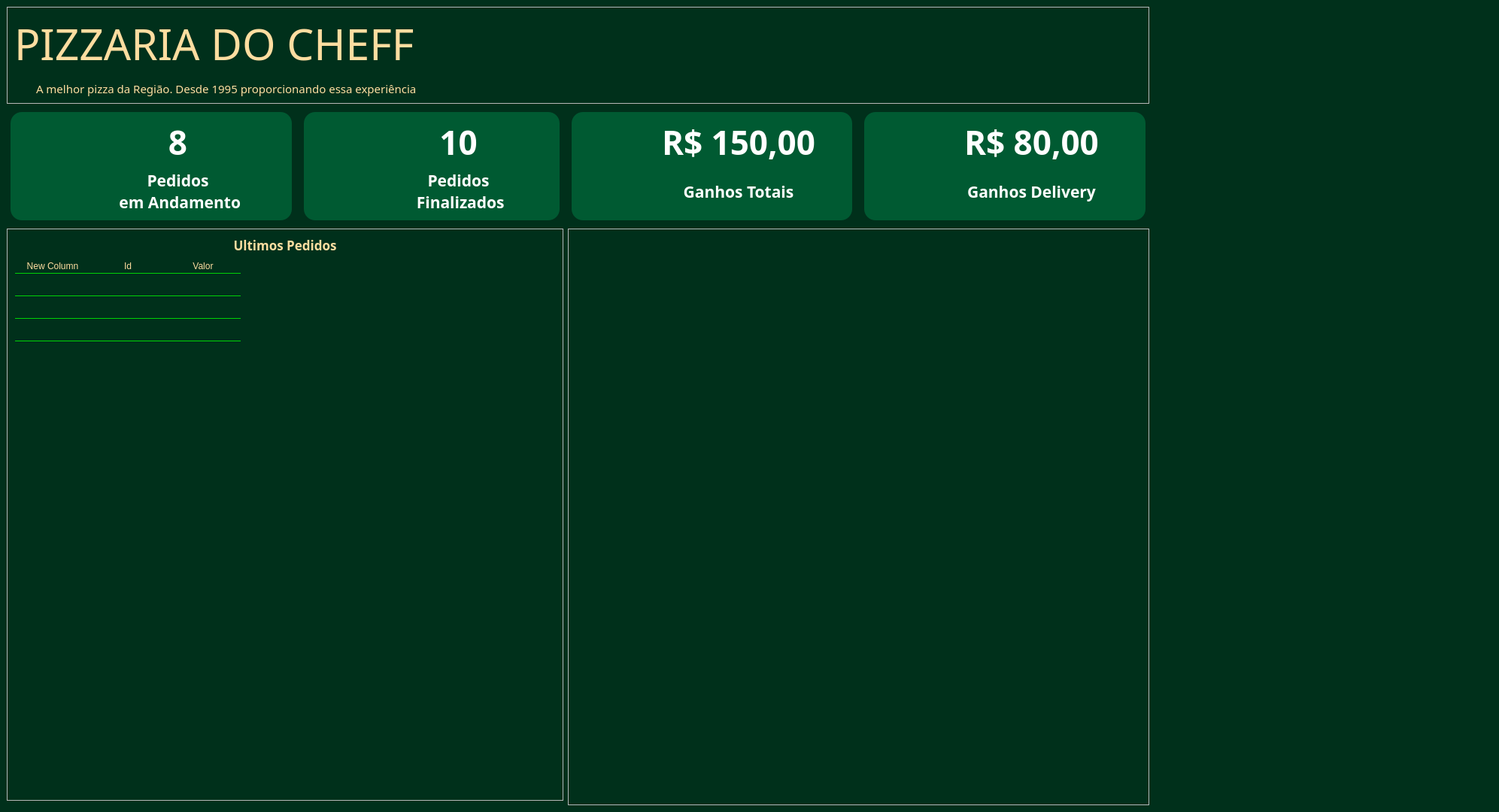
<?xml version="1.0" encoding="UTF-8"?>
<ui version="4.0">
 <class>MainWindow</class>
 <widget class="QMainWindow" name="MainWindow">
  <property name="geometry">
   <rect>
    <x>0</x>
    <y>0</y>
    <width>1993</width>
    <height>1080</height>
   </rect>
  </property>
  <property name="font">
   <font>
    <family>MS Sans Serif</family>
   </font>
  </property>
  <property name="windowTitle">
   <string>MainWindow</string>
  </property>
  <property name="styleSheet">
   <string notr="true">QWidget#centralwidget{
	background-color: rgb(0, 48, 27);
}

QWidget#frame, QWidget#frame_2, QWidget#frame_3, QWidget#frame_4 {
background-color: rgba(0, 156, 86,100);
margin: 5px;
border-radius:15px;
max-height: 250

}

QTableWidget::item {
    border-top: 1px solid rgba(0, 255, 0,200);
}

QHeaderView::section:horizontal { 
    border: none;
	color: rgb(255, 221, 160);
	background-color: rgba(53, 117, 255 ,0);
}</string>
  </property>
  <widget class="QWidget" name="centralwidget">
   <layout class="QGridLayout" name="gridLayout">
    <item row="2" column="0">
     <widget class="QFrame" name="frame">
      <property name="styleSheet">
       <string notr="true"/>
      </property>
      <property name="frameShape">
       <enum>QFrame::StyledPanel</enum>
      </property>
      <property name="frameShadow">
       <enum>QFrame::Raised</enum>
      </property>
      <layout class="QGridLayout" name="gridLayout_2">
       <item row="0" column="0" rowspan="2">
        <widget class="QLabel" name="label_3">
         <property name="minimumSize">
          <size>
           <width>65</width>
           <height>65</height>
          </size>
         </property>
         <property name="maximumSize">
          <size>
           <width>65</width>
           <height>65</height>
          </size>
         </property>
         <property name="styleSheet">
          <string notr="true">border-image: url(:/prefixo/images/emAberto.png);</string>
         </property>
         <property name="text">
          <string/>
         </property>
        </widget>
       </item>
       <item row="0" column="1">
        <widget class="QLabel" name="label_4">
         <property name="font">
          <font>
           <family>MS PGothic</family>
           <pointsize>33</pointsize>
           <weight>75</weight>
           <bold>true</bold>
          </font>
         </property>
         <property name="styleSheet">
          <string notr="true">color: rgb(255, 255, 255);
border: none</string>
         </property>
         <property name="text">
          <string>8</string>
         </property>
         <property name="alignment">
          <set>Qt::AlignBottom|Qt::AlignHCenter</set>
         </property>
        </widget>
       </item>
       <item row="1" column="1">
        <widget class="QLabel" name="label_5">
         <property name="font">
          <font>
           <family>Tempus Sans ITC</family>
           <pointsize>16</pointsize>
           <weight>75</weight>
           <bold>true</bold>
          </font>
         </property>
         <property name="styleSheet">
          <string notr="true">color: rgb(255, 255, 255);
border: none</string>
         </property>
         <property name="text">
          <string>Pedidos 
 em Andamento</string>
         </property>
         <property name="alignment">
          <set>Qt::AlignCenter</set>
         </property>
        </widget>
       </item>
      </layout>
     </widget>
    </item>
    <item row="2" column="3">
     <widget class="QFrame" name="frame_4">
      <property name="frameShape">
       <enum>QFrame::StyledPanel</enum>
      </property>
      <property name="frameShadow">
       <enum>QFrame::Raised</enum>
      </property>
      <layout class="QGridLayout" name="gridLayout_5">
       <item row="1" column="1">
        <widget class="QLabel" name="label_13">
         <property name="font">
          <font>
           <family>Tempus Sans ITC</family>
           <pointsize>16</pointsize>
           <weight>75</weight>
           <bold>true</bold>
          </font>
         </property>
         <property name="styleSheet">
          <string notr="true">
color: rgb(255, 255, 255);</string>
         </property>
         <property name="text">
          <string>Ganhos Delivery</string>
         </property>
         <property name="alignment">
          <set>Qt::AlignCenter</set>
         </property>
        </widget>
       </item>
       <item row="0" column="1">
        <widget class="QLabel" name="label_12">
         <property name="font">
          <font>
           <family>MS PGothic</family>
           <pointsize>33</pointsize>
           <weight>75</weight>
           <bold>true</bold>
          </font>
         </property>
         <property name="styleSheet">
          <string notr="true">
color: rgb(255, 255, 255);</string>
         </property>
         <property name="text">
          <string>R$ 80,00</string>
         </property>
         <property name="alignment">
          <set>Qt::AlignBottom|Qt::AlignHCenter</set>
         </property>
        </widget>
       </item>
       <item row="0" column="0" rowspan="2">
        <widget class="QLabel" name="label_14">
         <property name="maximumSize">
          <size>
           <width>65</width>
           <height>65</height>
          </size>
         </property>
         <property name="styleSheet">
          <string notr="true">border-image: url(:/prefixo/images/delivery.png);</string>
         </property>
         <property name="text">
          <string/>
         </property>
        </widget>
       </item>
      </layout>
     </widget>
    </item>
    <item row="1" column="0" colspan="4">
     <widget class="QFrame" name="frame_5">
      <property name="maximumSize">
       <size>
        <width>16777215</width>
        <height>250</height>
       </size>
      </property>
      <property name="frameShape">
       <enum>QFrame::StyledPanel</enum>
      </property>
      <property name="frameShadow">
       <enum>QFrame::Raised</enum>
      </property>
      <layout class="QVBoxLayout" name="verticalLayout">
       <item>
        <widget class="QLabel" name="label">
         <property name="maximumSize">
          <size>
           <width>16777215</width>
           <height>220</height>
          </size>
         </property>
         <property name="font">
          <font>
           <family>Showcard Gothic</family>
           <pointsize>43</pointsize>
           <weight>50</weight>
           <bold>false</bold>
          </font>
         </property>
         <property name="styleSheet">
          <string notr="true">color: rgb(255, 221, 160);</string>
         </property>
         <property name="text">
          <string>PIZZARIA DO CHEFF</string>
         </property>
        </widget>
       </item>
       <item>
        <widget class="QLabel" name="label_15">
         <property name="maximumSize">
          <size>
           <width>16777215</width>
           <height>25</height>
          </size>
         </property>
         <property name="font">
          <font>
           <family>Tempus Sans ITC</family>
           <pointsize>11</pointsize>
          </font>
         </property>
         <property name="styleSheet">
          <string notr="true">color: rgb(255, 221, 160);
padding-left:25px</string>
         </property>
         <property name="text">
          <string>A melhor pizza da Região. Desde 1995 proporcionando essa experiência</string>
         </property>
         <property name="alignment">
          <set>Qt::AlignLeading|Qt::AlignLeft|Qt::AlignTop</set>
         </property>
        </widget>
       </item>
      </layout>
     </widget>
    </item>
    <item row="2" column="1">
     <widget class="QFrame" name="frame_2">
      <property name="maximumSize">
       <size>
        <width>350</width>
        <height>260</height>
       </size>
      </property>
      <property name="styleSheet">
       <string notr="true"/>
      </property>
      <property name="frameShape">
       <enum>QFrame::StyledPanel</enum>
      </property>
      <property name="frameShadow">
       <enum>QFrame::Raised</enum>
      </property>
      <layout class="QGridLayout" name="gridLayout_3">
       <item row="0" column="1">
        <widget class="QLabel" name="label_7">
         <property name="font">
          <font>
           <family>MS PGothic</family>
           <pointsize>33</pointsize>
           <weight>75</weight>
           <bold>true</bold>
          </font>
         </property>
         <property name="styleSheet">
          <string notr="true">color: rgb(255, 255, 255);
border: none</string>
         </property>
         <property name="text">
          <string>10</string>
         </property>
         <property name="alignment">
          <set>Qt::AlignBottom|Qt::AlignHCenter</set>
         </property>
        </widget>
       </item>
       <item row="1" column="1">
        <widget class="QLabel" name="label_8">
         <property name="font">
          <font>
           <family>Tempus Sans ITC</family>
           <pointsize>16</pointsize>
           <weight>75</weight>
           <bold>true</bold>
          </font>
         </property>
         <property name="styleSheet">
          <string notr="true">color: rgb(255, 255, 255);
border: none</string>
         </property>
         <property name="text">
          <string>Pedidos
 Finalizados</string>
         </property>
         <property name="alignment">
          <set>Qt::AlignCenter</set>
         </property>
        </widget>
       </item>
       <item row="0" column="0" rowspan="2">
        <widget class="QLabel" name="label_6">
         <property name="minimumSize">
          <size>
           <width>65</width>
           <height>65</height>
          </size>
         </property>
         <property name="maximumSize">
          <size>
           <width>65</width>
           <height>65</height>
          </size>
         </property>
         <property name="styleSheet">
          <string notr="true">border-image: url(:/prefixo/images/finalizados.png);</string>
         </property>
         <property name="text">
          <string/>
         </property>
        </widget>
       </item>
      </layout>
     </widget>
    </item>
    <item row="2" column="2">
     <widget class="QFrame" name="frame_3">
      <property name="styleSheet">
       <string notr="true"/>
      </property>
      <property name="frameShape">
       <enum>QFrame::StyledPanel</enum>
      </property>
      <property name="frameShadow">
       <enum>QFrame::Raised</enum>
      </property>
      <layout class="QGridLayout" name="gridLayout_4">
       <item row="0" column="1">
        <widget class="QLabel" name="label_10">
         <property name="font">
          <font>
           <family>MS PGothic</family>
           <pointsize>33</pointsize>
           <weight>75</weight>
           <bold>true</bold>
          </font>
         </property>
         <property name="styleSheet">
          <string notr="true">color: rgb(255, 255, 255);
border: none</string>
         </property>
         <property name="text">
          <string>R$ 150,00</string>
         </property>
         <property name="alignment">
          <set>Qt::AlignBottom|Qt::AlignHCenter</set>
         </property>
        </widget>
       </item>
       <item row="1" column="1">
        <widget class="QLabel" name="label_11">
         <property name="font">
          <font>
           <family>Tempus Sans ITC</family>
           <pointsize>16</pointsize>
           <weight>75</weight>
           <bold>true</bold>
          </font>
         </property>
         <property name="styleSheet">
          <string notr="true">color: rgb(255, 255, 255);
border: none</string>
         </property>
         <property name="text">
          <string>Ganhos Totais</string>
         </property>
         <property name="alignment">
          <set>Qt::AlignCenter</set>
         </property>
        </widget>
       </item>
       <item row="0" column="0" rowspan="2">
        <widget class="QLabel" name="label_9">
         <property name="minimumSize">
          <size>
           <width>65</width>
           <height>65</height>
          </size>
         </property>
         <property name="maximumSize">
          <size>
           <width>65</width>
           <height>65</height>
          </size>
         </property>
         <property name="styleSheet">
          <string notr="true">border-image: url(:/prefixo/images/money.png);</string>
         </property>
         <property name="text">
          <string/>
         </property>
        </widget>
       </item>
      </layout>
     </widget>
    </item>
    <item row="3" column="0" colspan="2">
     <widget class="QFrame" name="frame_6">
      <property name="frameShape">
       <enum>QFrame::StyledPanel</enum>
      </property>
      <property name="frameShadow">
       <enum>QFrame::Raised</enum>
      </property>
      <layout class="QVBoxLayout" name="verticalLayout_4">
       <item>
        <widget class="QLabel" name="label_16">
         <property name="font">
          <font>
           <family>Tempus Sans ITC</family>
           <pointsize>13</pointsize>
           <weight>75</weight>
           <bold>true</bold>
          </font>
         </property>
         <property name="styleSheet">
          <string notr="true">color: rgb(255, 221, 160);</string>
         </property>
         <property name="text">
          <string>Ultimos Pedidos</string>
         </property>
         <property name="alignment">
          <set>Qt::AlignCenter</set>
         </property>
        </widget>
       </item>
       <item>
        <widget class="QTableWidget" name="tableWidget">
         <property name="font">
          <font>
           <pointsize>9</pointsize>
          </font>
         </property>
         <property name="styleSheet">
          <string notr="true">background-color: rgba(255, 255, 255, 0);
color: rgb(255, 255, 255);</string>
         </property>
         <property name="showGrid">
          <bool>false</bool>
         </property>
         <attribute name="verticalHeaderVisible">
          <bool>false</bool>
         </attribute>
         <row>
          <property name="text">
           <string>New Row</string>
          </property>
         </row>
         <row>
          <property name="text">
           <string/>
          </property>
         </row>
         <row>
          <property name="text">
           <string/>
          </property>
         </row>
         <row>
          <property name="text">
           <string/>
          </property>
         </row>
         <column>
          <property name="text">
           <string>New Column</string>
          </property>
         </column>
         <column>
          <property name="text">
           <string>Id</string>
          </property>
         </column>
         <column>
          <property name="text">
           <string>Valor</string>
          </property>
         </column>
        </widget>
       </item>
      </layout>
     </widget>
    </item>
    <item row="4" column="0" colspan="2">
     <widget class="QFrame" name="frame_8">
      <property name="frameShape">
       <enum>QFrame::StyledPanel</enum>
      </property>
      <property name="frameShadow">
       <enum>QFrame::Raised</enum>
      </property>
     </widget>
    </item>
    <item row="3" column="2" rowspan="2" colspan="2">
     <widget class="QFrame" name="frame_7">
      <property name="frameShape">
       <enum>QFrame::StyledPanel</enum>
      </property>
      <property name="frameShadow">
       <enum>QFrame::Raised</enum>
      </property>
     </widget>
    </item>
    <item row="1" column="4" rowspan="4">
     <widget class="QLabel" name="label_2">
      <property name="minimumSize">
       <size>
        <width>450</width>
        <height>0</height>
       </size>
      </property>
      <property name="maximumSize">
       <size>
        <width>450</width>
        <height>16777215</height>
       </size>
      </property>
      <property name="styleSheet">
       <string notr="true">border-image: url(:/prefixo/images/pizza.png);</string>
      </property>
      <property name="text">
       <string/>
      </property>
     </widget>
    </item>
   </layout>
  </widget>
 </widget>
 <resources>
  <include location="pasta.qrc"/>
 </resources>
 <connections/>
</ui>
